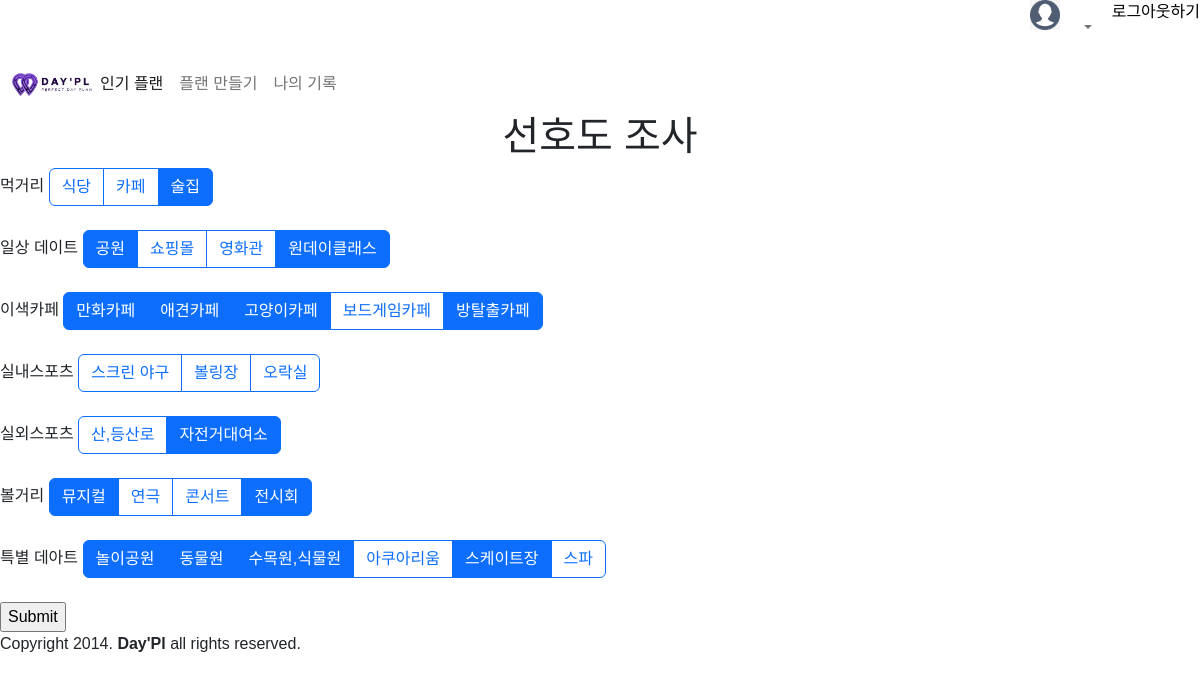
The page /preferences/ (signed in) on the database its author committed.
### Day_Pl/models.py (models this page shows)
class PlaceType(models.Model):
    code = models.CharField(max_length=32, default='Z0', unique=True)
    name = models.CharField(max_length=32, null=False)

### Day_Pl/views/preferences.py (the view, shortened to what this page needs)
# urls.py: path("", browse.index, name = 'browse'), #! 메인 페이지
@login_required
def index(request):
    print(f"현재 로그인 유저: {request.user}  id(pk): {request.user.id}")
    preference_choices = PlaceType.objects.all() #! preference_choices의 각 원소는 html 요소의 id값으로 쓰임
    user_preference_ids = [user_preference.prefer.pk for user_preference in  Preference.objects.filter(user = request.user)]
    print(f"[디버깅] user_preference_ids: {user_preference_ids}")
    context = {
        'preference_choices' : preference_choices,
        'user_preference_ids'   : user_preference_ids,
        'code_alphabets' : {'A': '먹거리',
                            'B': '일상 데이트', 'C':'이색카페', 'D':'실내스포츠', 'E':'실외스포츠', 'F':'볼거리', 'G':'특별 데아트'}
        }
    return render(request, 'preferences.html' , context = context)

### templates/preferences.html (shortened to what this page needs)
{% extends 'components/layout.html' %}
{% load static %}
{% block contents %}
	<div class="d-flex justify-content-center">
		<h1>선호도 조사</h1>
	</div>
	<form method="post" action="{% url 'Day_Pl:preferences' %}">
		{% for code_alphabet, code_typename in code_alphabets.items %}
			<label>{{ code_typename}}</label>
			<div class="btn-group" role="group" aria-label="Basic checkbox toggle button group">
				{% for preference_item in preference_choices %}
					{% if code_alphabet in preference_item.code %}
						<label class="btn btn-outline-primary" for="{{ preference_item.code }}">{{ preference_item.name }}</label>
					{% endif %}
				{% endfor %}
			</div>
			<br><br>
		{% endfor %}
		<input type="submit">
	</form>
{% endblock %}

### static/CSS/style.css (style rules this page uses)
* { font-family: 'Noto Sans KR', sans-serif; }

### rows shown on the page
PlaceType: name "식당"
PlaceType: name "카페"
PlaceType: name "술집"
PlaceType: name "공원"
PlaceType: name "쇼핑몰"
PlaceType: name "영화관"
PlaceType: name "원데이클래스"
PlaceType: name "만화카페"
PlaceType: name "애견카페"
PlaceType: name "고양이카페"
PlaceType: name "보드게임카페"
PlaceType: name "방탈출카페"
PlaceType: name "스크린 야구"
PlaceType: name "볼링장"
PlaceType: name "오락실"
PlaceType: name "산,등산로"
PlaceType: name "자전거대여소"
PlaceType: name "뮤지컬"
PlaceType: name "연극"
PlaceType: name "콘서트"
PlaceType: name "전시회"
PlaceType: name "놀이공원"
PlaceType: name "동물원"
PlaceType: name "수목원,식물원"
PlaceType: name "아쿠아리움"
PlaceType: name "스케이트장"
PlaceType: name "스파"

### other values the page prints
{{ code_typename }} "먹거리" "일상 데이트" "이색카페" "실내스포츠" "실외스포츠" "볼거리" "특별 데아트"
